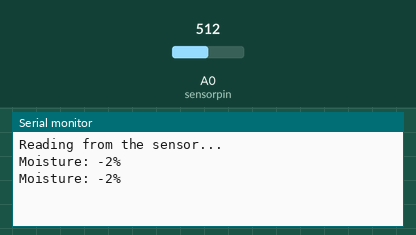
The sketch below on a simulated Arduino Uno, built with avr-gcc and run on an emulated ATmega328P. On the bench: the last lines printed to the serial monitor. Inputs (shaded band) come from the test bench; at power-on: A0 (sensorpin) = 512.

Above: at 3.2 s.
3.3 s: A0 (sensorpin) set to 716
At 4.6 s:
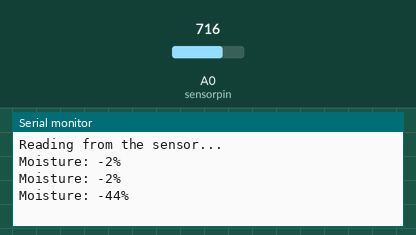
4.8 s: A0 (sensorpin) set to 900
At 5.8 s:
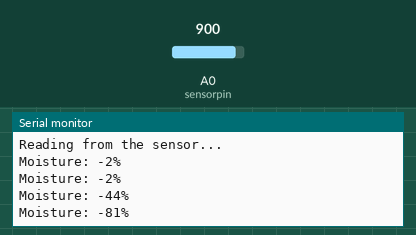
Timing chart, 0 to 7.8 s (numbered marks = the images above; inputs shaded):
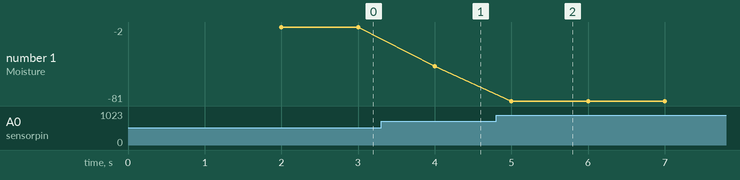

The sketch:

5_Moisture_Sensor.ino
```cpp
int sensorpin = A0;
int output_value;

void setup(){
    Serial.begin(9600);
    Serial.println("Reading from the sensor...");
    delay(2000);
}

void loop(){
    output_value = analogRead(sensorpin);
    output_value = map(output_value, 500, 10, 0, 100);
    Serial.print("Moisture: ");
    Serial.print(output_value);
    Serial.println("%");
    delay(1000);
}
```

Measured:
- after the input at 3.3 s, the serial monitor: prints a new line after 0.70 s (image 1)
- after the input at 4.8 s, the serial monitor: prints a new line after 0.20 s (image 2)
- plotted number 1: -2 → -44 after the input at 3.3 s, -44 → -81 after the input at 4.8 s
